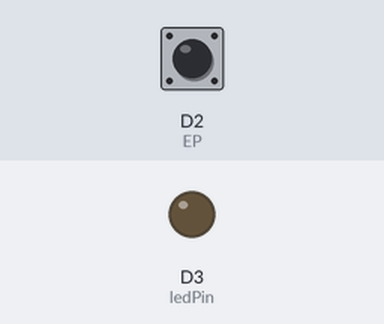
Bench run of a sketch on a simulated ESP8266 (NodeMCU). Parts: output pins drawn as LEDs (lit = HIGH). Inputs (shaded band) come from the test bench; at power-on: D2 (EP) LOW. What the sketch prints to the serial monitor is not drawn.

Above: at 1.8 s.
1.9 s: D2 (EP) pulsed HIGH 2 times (0.12 s each, 0.3 s apart)
At 3.1 s:
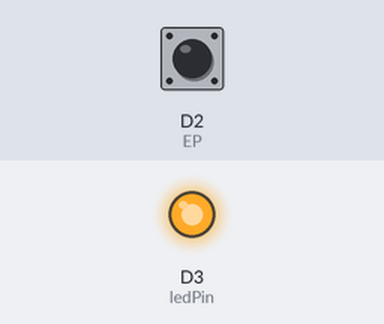
Timing chart, 0 to 4.9 s (numbered marks = the images above; inputs shaded):
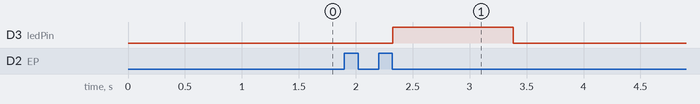

The sketch:

sw420.ino
```cpp
int ledPin = D3;
int EP =D2;

void setup(){
  pinMode(ledPin, OUTPUT);
  pinMode(EP, INPUT); //set EP input for measurment
  Serial.begin(115200); //init serial 9600
  Serial.println("\nWelcome, Vibration Detectore V2.5, 2017/3/5");
  Serial.println("Begin at " + String(millis()/1000));
}
void loop(){
  long measurement =TP_init();
  delay(50);
 // Serial.print("measurment = ");
  if (true || measurement > 0) {
    Serial.print(String(millis()/1000) + ": ");
    for (int i=0; i< measurement/40; i++)
      Serial.print('O');
    Serial.print(" ");
    Serial.println(measurement);
  }
  if (measurement > 1000){
    digitalWrite(ledPin, HIGH);
  }
  else{
    digitalWrite(ledPin, LOW);
  }
}

long TP_init(){
  delay(10);
  long measurement=pulseIn (EP, HIGH);  //wait for the pin to get HIGH and returns measurement
  return measurement;
}
```

Measured:
- after the input at 1.9 s, D3 (ledPin): LOW → HIGH after 0.42 s, → LOW 1.1 s later
